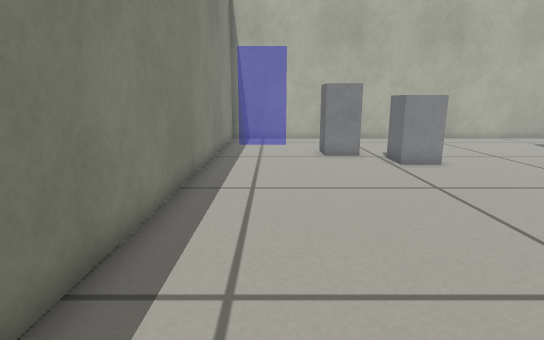
view 1 (above)

16 first-person views from a walk through a Gazebo world. The camera is 0.46 m above the floor, tilts 12° down and sees 80° across. The floor is counted in squares, 0.2 m on a side. Each view is taken from the middle of a square. On the plan, view 1 faces up. The plan holds only what a view shows up to about 19 squares ahead; the rest is blank.

view 2
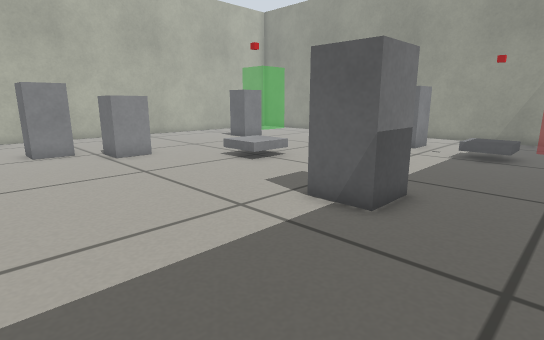

view 3
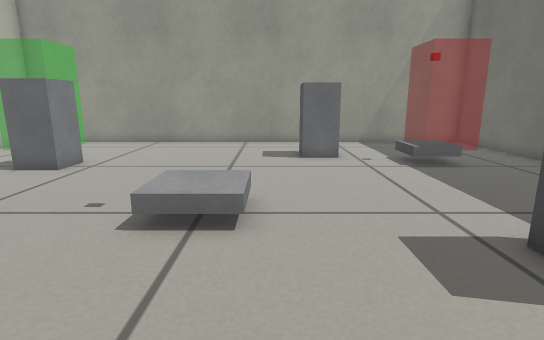

view 4
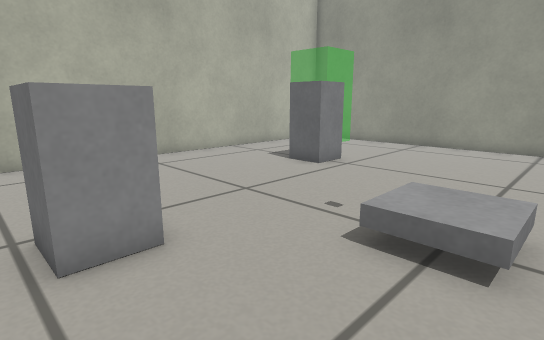

view 5
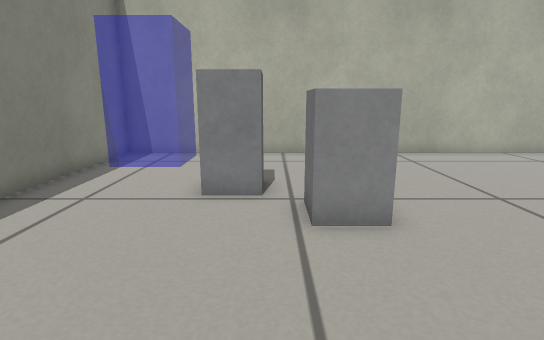

view 6
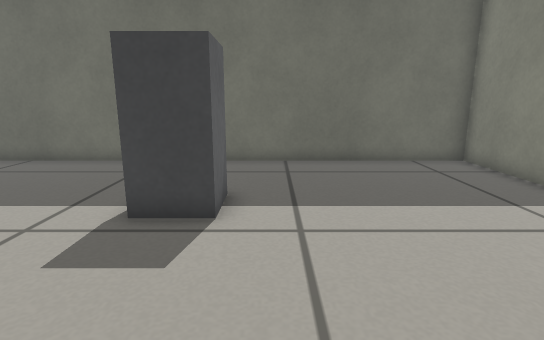

view 7
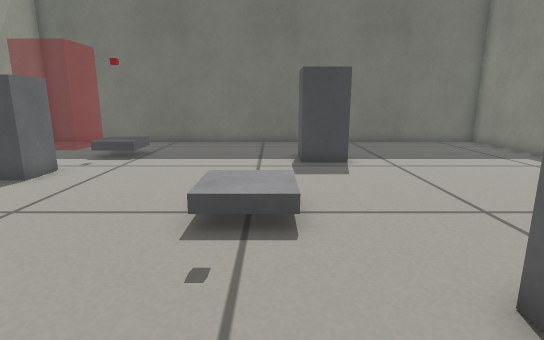

view 8
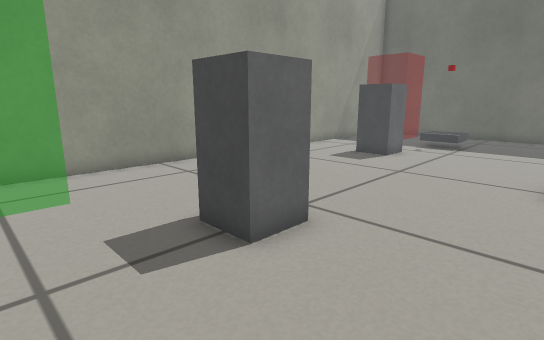

view 9
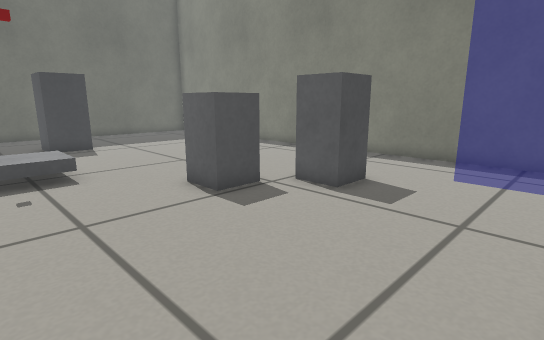

view 10
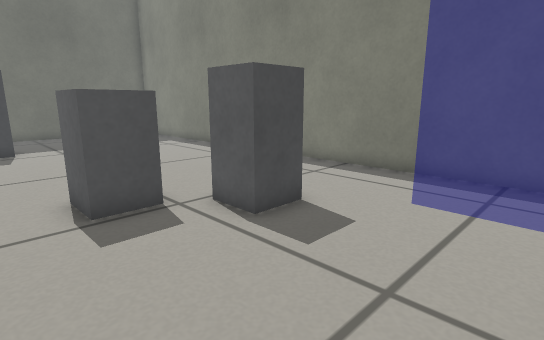

view 11
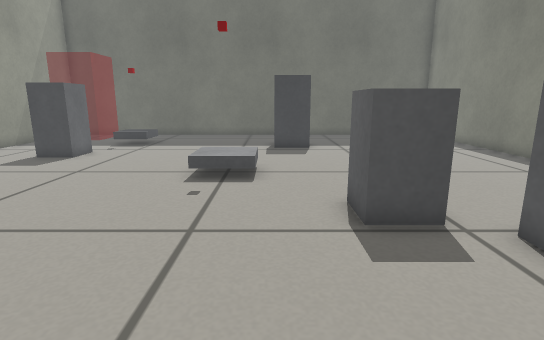

view 12
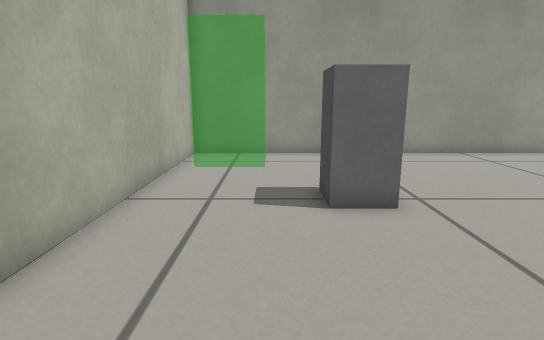

view 13
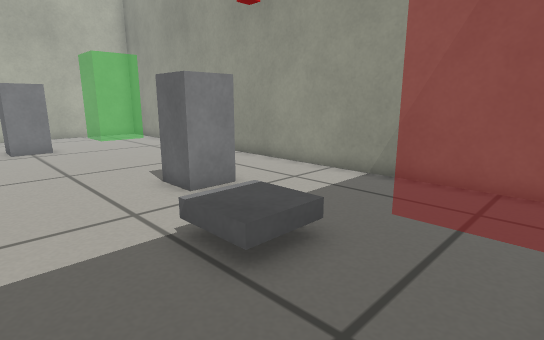

view 14
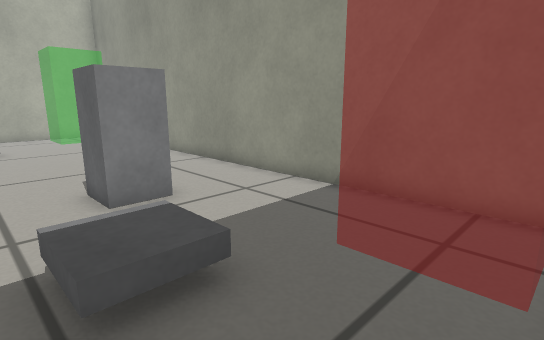

view 15
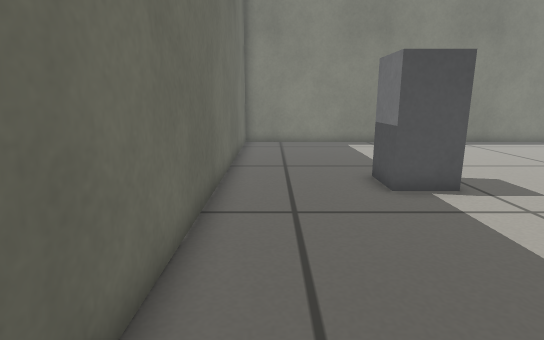

view 16
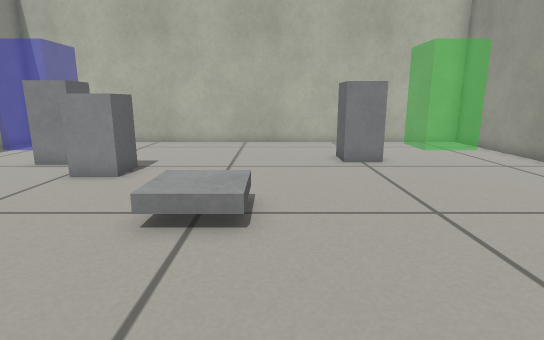

### Floor plan
Key: @ floor where view 1 was taken; # wall or solid block; . floor; B grey box; O other object.
Columns run from 3 left of view 1 to 22 right of it. Each row starts with its distance up from view 1.
 21 ##########################
 20 #O  ..................   #
 19 #O   ................    #
 18 #O   ................    #
 17 #.  ..................  .#
 16 #................BB......#
 15 #....BBB.........B ......#
 14 #....BBB.........BB......#
 13 #.......BB...............#
 12 #.......BB...............#
 11 #........................#
 10 #........................#
  9 #...........BB...........#
  8 #...........BB...........#
  7 #........................#
  6 #...................B....#
  5 #..................B B...#
  4 #...................B....#
  3 #........BBB.............#
  2 #........B B......BB.....#
  1 #........BBB......BB.....#
  0 #..@..............BB..  .#
 -1 #....................    #
 -2 #....................    #
 -3 #.....................   #
 -4 ##########################

Positions as (right, up) in squares from view 1, and headings:
1: (0, 0), facing up
2: (0, -2), facing up-right
3: (3, 7), facing right
4: (4, 7), facing up-right
5: (4, 6), facing up
6: (5, 9), facing down
7: (9, 15), facing down
8: (10, 19), facing down-right
9: (11, 20), facing down-left
10: (8, 20), facing down-left
11: (8, 19), facing down
12: (7, 17), facing right
13: (12, -3), facing up-right
14: (14, -3), facing up-right
15: (16, -2), facing left
16: (11, 2), facing up
